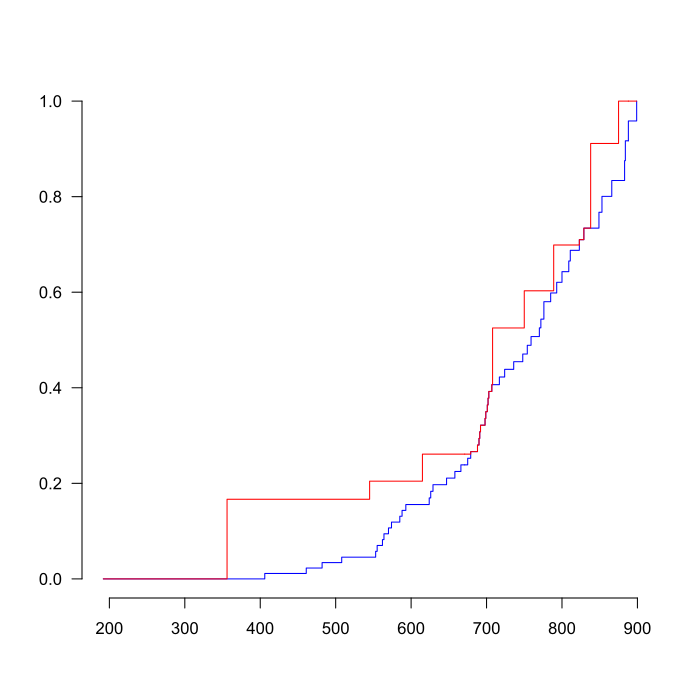

This figure's R source:
	rm(list=ls())
	library(Rcpp)
	sourceCpp("primal_dual.cpp")
	sourceCpp("EM.cpp")

	A<-read.table("RFM109.txt")
	output1 <- primal_dual(A)
	output2 <- EM(A)

	B1 <- output1$MLE1
	C1 <- output1$MLE2
	
	B2 <- output2$MLE1
	C2 <- output2$MLE2

	x<-B1[,1]
	y<-B1[,2]
	x1<-C1[,1]	
	y1<-C1[,2]
	
	t<-B2[,1]
	u<-B2[,2]
	t1<-C2[,1]	
	u1<-C2[,2]	
plot(c(-1000,-1000),xlim=c(min(x,x1),max(x,x1)),ylim=c(0,1), main= "",ylab="",xlab="",bty="n",las=1)

	lines(x,y,lwd=2,col="red",type='s')
	lines(x1,y1,lwd=2,col="blue",type='s')
	
	#lines(t,u,lwd=2, lty=1,col="red",type='s')
	#lines(t1,u1,lwd=2, lty=1,col="blue",type='s')
 
